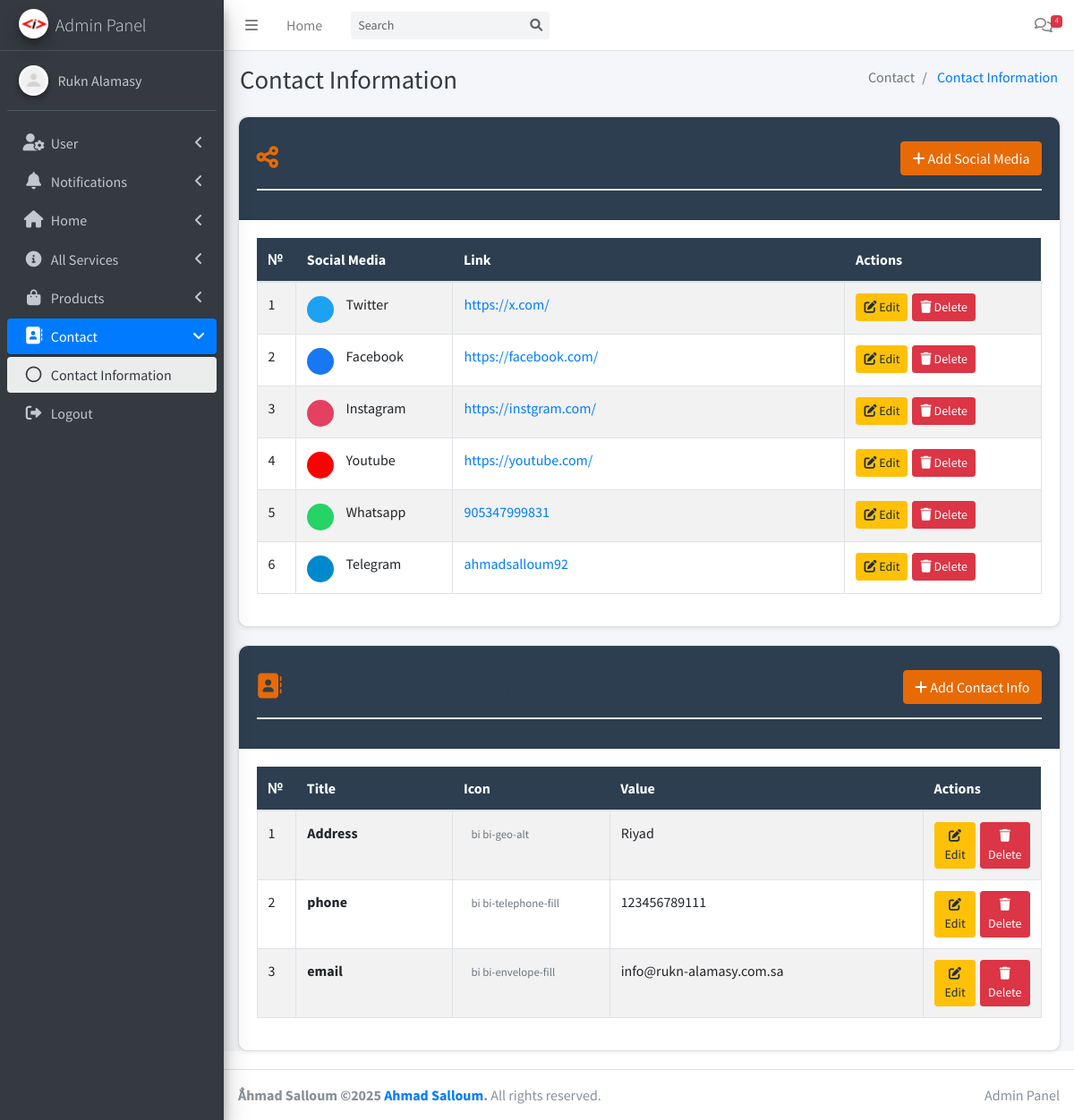
Screenshot of /admin/contact.php (signed in) with the database file from the repository.
### tables this page shows
CREATE TABLE `contact` (
  `id` int(11) NOT NULL,
  `twitter` varchar(255) DEFAULT NULL,
  `facebook` varchar(255) DEFAULT NULL,
  `instagram` varchar(255) DEFAULT NULL,
  `linkedin` varchar(255) DEFAULT NULL,
  `youtube` varchar(255) DEFAULT NULL,
  `whatsapp` varchar(255) DEFAULT NULL,
  `telegram` varchar(255) DEFAULT NULL
);

CREATE TABLE `contact_box` (
  `id` int(11) NOT NULL,
  `title` varchar(255) DEFAULT NULL,
  `value` varchar(255) DEFAULT NULL,
  `icon` varchar(255) DEFAULT NULL
);

### config.php (called while the page is built, shortened)
<?php
class Database
{
    private $conn;
    public function __construct()
    {
        $servername = "localhost";
        $username = "root";
        $password = "";
        $dbname = "business_website";
        $this->conn = new mysqli($servername, $username, $password, $dbname);
    }
    public function executeQuery($sql)
    {
        $result = $this->conn->query($sql);
        return $result;
    }
    public function select($table, $columns = "*", $condition = "")
    {
        $sql = "SELECT $columns FROM $table $condition";
        return $this->executeQuery($sql)->fetch_all(MYSQLI_ASSOC);
    }
}

### admin/check.php (called while the page is built, shortened)
<?php
include '../config.php';
$query = new Database();

### admin/contact.php (the view, shortened to what this page needs)
<?php
include 'check.php';
?>
<?php
$contact = $query->select('contact', "*")[0] ?? [];
$contact_box = $query->select('contact_box', "*");
?>
<!DOCTYPE html>
<html lang="en">
<head>
    <?php include 'includes/css.php'; ?>
</head>
<body class="hold-transition sidebar-mini">
    <div class="wrapper">
        <?php include 'includes/header.php' ?>
        <div class="content-wrapper">
            <section class="content">
                <div class="container-fluid">
                    <div class="card">
                        <div class="card-header">
                            <div class="section-header">
                                <h3 class="section-title">
                                    <i class="fas fa-share-alt contact-box-icon"></i>
                                </h3>
                                <button type="button" class="btn btn-success" data-toggle="modal"
                                        data-target="#addSocialModal">
                                    <i class="fas fa-plus"></i> Add Social Media
                                </button>
                            </div>
                        </div>
                        <div class="card-body">
                            <div class="table-responsive">
                                <table class="table table-bordered table-striped">
                                    <thead>
                                        <tr>
                                            <th width="5%">№</th>
                                            <th width="20%">Social Media</th>
                                            <th width="50%">Link</th>
                                            <th width="25%">Actions</th>
                                        </tr>
                                    </thead>
                                    <tbody>
                                        <?php
                                        $socials = ['twitter', 'facebook', 'instagram', 'linkedin', 'youtube', 'whatsapp', 'telegram'];
                                        $counter = 1;
                                        foreach ($socials as $index => $social) {
                                            $socialLink = $contact[$social] ?? '';
                                            if (!empty($socialLink)) {
                                                ?>
                                                <tr>
                                                    <td><?php echo $counter++; ?></td>
                                                    <td>
                                                        <span class="social-icon <?= $social ?>-bg">
                                                        </span>
                                                        <?php echo ucfirst($social); ?>
                                                    </td>
                                                    <td>
                                                        <a href="<?php echo $socialLink; ?>" target="_blank" class="text-break">
                                                            <?php echo $socialLink; ?>
                                                        </a>
                                                    </td>
                                                    <td>
                                                        <div class="action-buttons">
                                                            <button class='btn btn-warning btn-sm' data-toggle='modal'
                                                                data-target='#contactModal-<?php echo $social; ?>'>
                                                                <i class="fas fa-edit"></i> Edit
                                                            </button>
                                                            <button class='btn btn-danger btn-sm'
                                                                onclick="deleteSocialMedia('<?php echo $social; ?>')">
                                                                <i class="fas fa-trash"></i> Delete
                                                            </button>
                                                        </div>
                                                    </td>
                                                </tr>
                                            <?php }
                                        } ?>
                                    </tbody>
                                </table>
                            </div>
                        </div>
                    </div>
                    <div class="card">
                        <div class="card-header">
                            <div class="section-header">
                                <h3 class="section-title">
                                    <i class="fas fa-address-book contact-box-icon"></i>
                                </h3>
                                <button type="button" class="btn btn-success" data-toggle="modal"
                                        data-target="#addContactBoxModal">
                                    <i class="fas fa-plus"></i> Add Contact Info
                                </button>
                            </div>
                        </div>
                        <div class="card-body">
                            <div class="table-responsive">
                                <table class="table table-bordered table-striped">
                                    <thead>
                                        <tr>
                                            <th width="5%">№</th>
                                            <th width="20%">Title</th>
                                            <th width="20%">Icon</th>
                                            <th width="40%">Value</th>
                                            <th width="15%">Actions</th>
                                        </tr>
                                    </thead>
                                    <tbody>
                                        <?php if (!empty($contact_box)): ?>
                                            <?php foreach ($contact_box as $index => $box): ?>
                                                <tr>
                                                    <td><?= $index + 1 ?></td>
                                                    <td>
                                                        <strong><?= htmlspecialchars($box['title']) ?></strong>
                                                    </td>
                                                    <td>
                                                        <?php if (!empty($box['icon'])): ?>
                                                            <small class="text-muted"><?= htmlspecialchars($box['icon']) ?></small>
                                                        <?php else: ?>
                                                            <span class="text-muted">No icon</span>
                                                        <?php endif; ?>
                                                    </td>
                                                    <td>
                                                        <?= htmlspecialchars($box['value']) ?>
                                                    </td>
                                                    <td>
                                                        <div class="action-buttons">
                                                            <button class='btn btn-warning btn-sm' data-toggle='modal'
                                                                data-target='#contactBoxModal-<?= $box['id'] ?>'>
                                                                <i class="fas fa-edit"></i> Edit
                                                            </button>
                                                            <button class='btn btn-danger btn-sm'
                                                                onclick="deleteContactBox(<?= $box['id'] ?>)">
                                                                <i class="fas fa-trash"></i> Delete
                                                            </button>
                                                        </div>
                                                    </td>
                                                </tr>
                                            <?php endforeach; ?>
                                        <?php endif; ?>
                                    </tbody>
                                </table>
                            </div>
                        </div>
                    </div>
                </div>
            </section>
        </div>
        <?php include 'includes/footer.php'; ?>
    </div>
</body>
</html>

### admin/contact.php (style rules this page uses)
:root { --accent-color: #e76a04; --dark-background: #2c3e50; }
.action-buttons { display: flex; gap: 5px; }
.section-header { display: flex; justify-content: space-between; align-items: center; margin-bottom: 20px; padding: 15px 0; border-bottom: 2px solid #e9ecef; }
.section-title { margin: 0; color: var(--dark-background); font-weight: 600; }
.card { box-shadow: 0 0.125rem 0.25rem rgba(0, 0, 0, 0.075); border: 1px solid rgba(0, 0, 0, 0.125); margin-bottom: 20px; border-radius: 10px; }
.card-header { background-color: var(--dark-background); color: white; border-bottom: 1px solid rgba(0, 0, 0, 0.125); font-weight: 600; border-radius: 10px 10px 0 0 !important; }
.table th { background-color: var(--dark-background); color: white; border: none; }
.social-icon { width: 30px; height: 30px; display: inline-flex; align-items: center; justify-content: center; border-radius: 50%; margin-right: 10px; color: white; font-size: 14px; }
.twitter-bg { background-color: #1DA1F2; }
.facebook-bg { background-color: #1877F2; }
.instagram-bg { background-color: #E4405F; }
.youtube-bg { background-color: #FF0000; }
.whatsapp-bg { background-color: #25D366; }
.telegram-bg { background-color: #0088CC; }
.btn-success { background-color: var(--accent-color); border-color: var(--accent-color); }
.btn-warning { background-color: #ffc107; border-color: #ffc107; }
.contact-box-icon { color: var(--accent-color); margin-right: 8px; }

### rows the page displays
contact: twitter "https://x.com/", facebook "https://facebook.com/", instagram "https://instgram.com/", youtube "https://youtube.com/", whatsapp "905347999831", telegram "ahmadsalloum92"
contact_box: title "Address", icon "bi bi-geo-alt", value "Riyad"
contact_box: title "phone", icon "bi bi-telephone-fill", value "123456789111"
contact_box: title "email", icon "bi bi-envelope-fill", value "info@rukn-alamasy.com.sa"

### other values shown
$message_count "4"
$pageTitle "Contact Information"
$item['title'] "Contact"
$item['title'] "Contact Information"
$menuItem['menuTitle'] "User"
$menuItem['menuTitle'] "Notifications"
$menuItem['menuTitle'] "Home"
$menuItem['menuTitle'] "All Services"
$menuItem['menuTitle'] "Products"
$menuItem['menuTitle'] "Contact"
$page['title'] "Contact Information"
$social "Twitter"
$social "Facebook"
$social "Instagram"
$social "Youtube"
